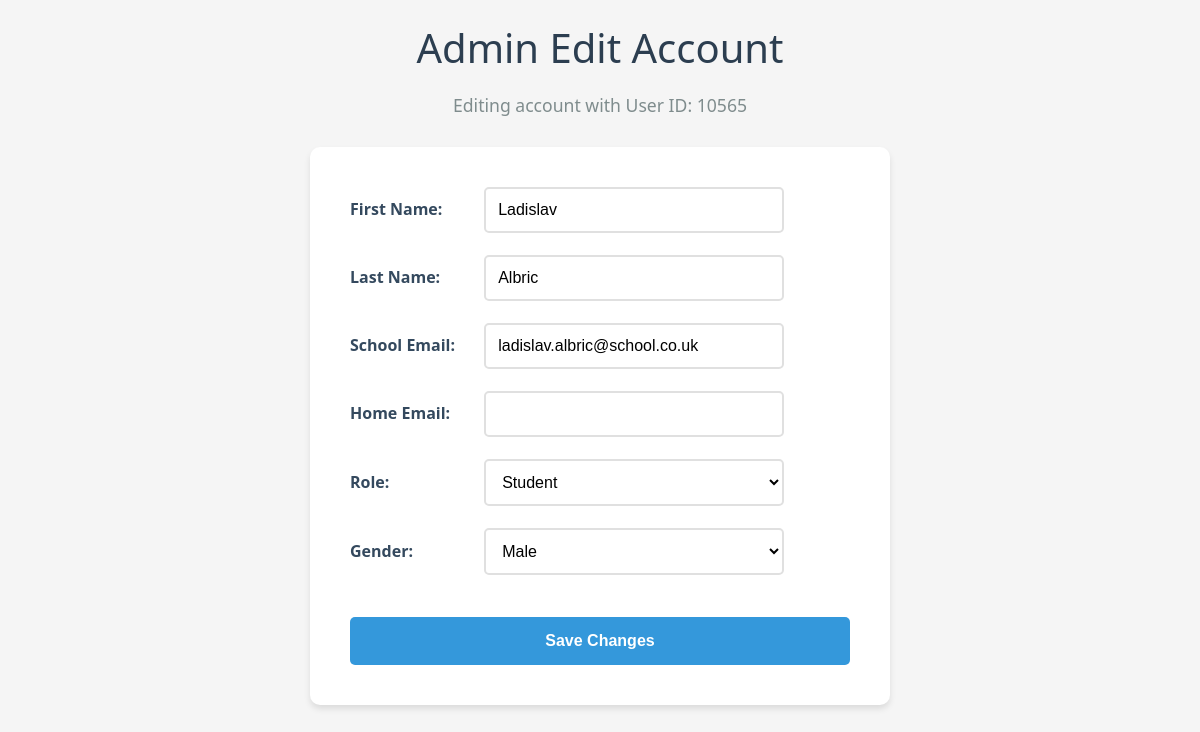
The page /edit_account/10565 on the database its author committed.
### tables this page shows
CREATE TABLE "ACCOUNTS" (
	"UserID"	INTEGER NOT NULL UNIQUE,
	"FirstName"	TEXT NOT NULL,
	"LastName"	TEXT NOT NULL,
	"SchoolEmail"	TEXT NOT NULL UNIQUE,
	"HomeEmail"	TEXT UNIQUE,
	"Gender"	TEXT NOT NULL,
	"RoleID"	INTEGER NOT NULL, Password TEXT, Image TEXT,
	PRIMARY KEY("UserID")
);

### WEBPAGE/main.py (the view, shortened to what this page needs)
@app.route('/edit_account/<int:user_id>', methods=['GET', 'POST'])
def edit_account(user_id):
    return render_template('sub/adminEditAccount.html', user_id=user_id, account=DB_interface.get_data("SELECT FirstName, LastName, SchoolEmail, HomeEmail, RoleID, Gender FROM ACCOUNTS WHERE UserID = ?", (user_id,))[0])

### WEBPAGE/DB_interface.py (called while the page is built)
def connect():
    try: # tries to connect
        conn = sqlite3.connect(db) # to the database
        return conn # returns the connection as an pointer
    except sqlite3.Error as e: # if it failes due to an error
        print(f"Error in connect: {e}") # prints the error
        return None

def close(conn): # closes the connection
    if conn: # if the connection exists
        conn.close() # close it

def get_data(query, params=()):
    conn = connect() # connects to the DB
    try:
        cursor = conn.cursor() # creates a cursor object
        cursor.execute(query, params) # executes the query with params
        rows = cursor.fetchall() # fetches all the data
        close(conn) # closes the connection
        return rows # returns the data
    except sqlite3.Error as e: # if it failes due to an error
        print(f"Error in get_data: {e}") # prints the error
        close(conn) # closes the connection
        return [] # returns an empty list

### WEBPAGE/templates/sub/adminEditAccount.html (shortened to what this page needs)
<html>
<head>
    <link rel="stylesheet" href="{{ url_for('static', filename='style-adminEditAccount.css') }}">
</head>
<body>
    <h1>Admin Edit Account</h1>
    <p>Editing account with User ID: {{ user_id }}</p>
    <form method="POST">
        <label for="first_name">First Name: </label>
        <input type="text" id="first_name" name="first_name" value="{{ account[0] }}"><br><br>
        <label for="last_name">Last Name: </label>
        <input type="text" id="last_name" name="last_name" value="{{ account[1] }}"><br><br>
        <label for="school_email">School Email: </label>
        <input type="email" id="school_email" name="school_email" value="{{ account[2] or ''}}"><br><br>
        <label for="home_email">Home Email: </label>
        <input type="email" id="home_email" name="home_email" value="{{ account[3] or ''}}"><br><br>
        <label for="role">Role: </label>
        <select id="role" name="role">
            <option value="0" {% if account[4] == 0 %}selected{% endif %}>Student</option>
        </select><br><br>
        <label for="gender">Gender: </label>
        <select id="gender" name="gender">
            <option value="m" {% if account[5] == 'm' %}selected{% endif %}>Male</option>
        </select><br><br>
        <input type="submit" value="Save Changes">
    </form>
</body>
</html>

### WEBPAGE/static/style-adminEditAccount.css (style rules this page uses)
body { font-family: 'Segoe UI', Tahoma, Geneva, Verdana, sans-serif; background-color: #f5f5f5; margin: 0; padding: 20px; color: #333; }
h1 { color: #2c3e50; text-align: center; margin-bottom: 10px; font-size: 2.5em; font-weight: 300; }
p { text-align: center; color: #7f8c8d; margin-bottom: 30px; font-size: 1.1em; }
form { max-width: 500px; margin: 0 auto; background: white; padding: 40px; border-radius: 10px; box-shadow: 0 4px 6px rgba(0, 0, 0, 0.1); }
label { display: inline-block; width: 130px; font-weight: 600; color: #34495e; margin-bottom: 5px; }
input[type="text"], input[type="email"], select { width: 300px; padding: 12px; border: 2px solid #e0e0e0; border-radius: 5px; font-size: 16px; transition: border-color 0.3s ease; box-sizing: border-box; }
select { cursor: pointer; background-color: white; }
input[type="submit"] { background-color: #3498db; color: white; padding: 15px 30px; border: none; border-radius: 5px; font-size: 16px; font-weight: 600; cursor: pointer; margin-top: 20px; width: 100%; transition: background-color 0.3s ease; }

### rows shown on the page
ACCOUNTS: first_name "Ladislav", last_name "Albric", school_email "ladislav.albric@school.co.uk", role "Student", gender "Male"

### other values the page prints
{{ user_id }} "10565"
